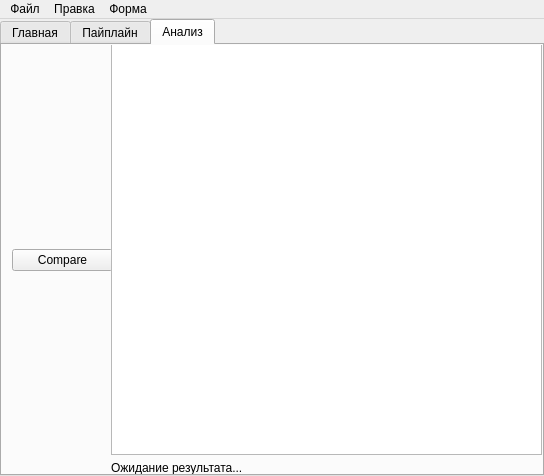
<?xml version="1.0" encoding="UTF-8"?>
<ui version="4.0">
 <class>MainWindow</class>
 <widget class="QMainWindow" name="MainWindow">
  <property name="geometry">
   <rect>
    <x>0</x>
    <y>0</y>
    <width>544</width>
    <height>476</height>
   </rect>
  </property>
  <property name="sizePolicy">
   <sizepolicy hsizetype="Expanding" vsizetype="Expanding">
    <horstretch>0</horstretch>
    <verstretch>0</verstretch>
   </sizepolicy>
  </property>
  <property name="windowTitle">
   <string>ECSMS</string>
  </property>
  <property name="windowIcon">
   <iconset resource="resource.qrc">
    <normaloff>:/e.ico</normaloff>:/e.ico</iconset>
  </property>
  <widget class="QWidget" name="centralwidget">
   <layout class="QGridLayout" name="gridLayout_4">
    <property name="leftMargin">
     <number>0</number>
    </property>
    <property name="topMargin">
     <number>0</number>
    </property>
    <property name="rightMargin">
     <number>0</number>
    </property>
    <property name="bottomMargin">
     <number>0</number>
    </property>
    <property name="spacing">
     <number>0</number>
    </property>
    <item row="0" column="0">
     <widget class="QTabWidget" name="tabWidget">
      <property name="currentIndex">
       <number>2</number>
      </property>
      <widget class="QWidget" name="tab_0">
       <attribute name="title">
        <string>Главная</string>
       </attribute>
       <layout class="QGridLayout" name="gridLayout">
        <property name="leftMargin">
         <number>0</number>
        </property>
        <property name="topMargin">
         <number>0</number>
        </property>
        <property name="rightMargin">
         <number>0</number>
        </property>
        <property name="bottomMargin">
         <number>0</number>
        </property>
        <property name="spacing">
         <number>0</number>
        </property>
        <item row="0" column="0">
         <widget class="QSplitter" name="splitter_3">
          <property name="orientation">
           <enum>Qt::Vertical</enum>
          </property>
          <property name="handleWidth">
           <number>0</number>
          </property>
          <widget class="QSplitter" name="splitter">
           <property name="sizePolicy">
            <sizepolicy hsizetype="Expanding" vsizetype="Expanding">
             <horstretch>0</horstretch>
             <verstretch>0</verstretch>
            </sizepolicy>
           </property>
           <property name="orientation">
            <enum>Qt::Horizontal</enum>
           </property>
           <property name="handleWidth">
            <number>0</number>
           </property>
           <property name="childrenCollapsible">
            <bool>false</bool>
           </property>
           <widget class="QWidget" name="layoutWidget">
            <layout class="QVBoxLayout" name="verticalLayout">
             <property name="spacing">
              <number>0</number>
             </property>
             <item>
              <layout class="QHBoxLayout" name="horizontalLayout" stretch="0,0,0">
               <property name="spacing">
                <number>10</number>
               </property>
               <property name="sizeConstraint">
                <enum>QLayout::SetDefaultConstraint</enum>
               </property>
               <item>
                <widget class="QPushButton" name="pushButton_plus_tree">
                 <property name="enabled">
                  <bool>true</bool>
                 </property>
                 <property name="font">
                  <font>
                   <pointsize>10</pointsize>
                  </font>
                 </property>
                 <property name="text">
                  <string>+</string>
                 </property>
                </widget>
               </item>
               <item>
                <widget class="QPushButton" name="pushButton_minus_tree">
                 <property name="enabled">
                  <bool>false</bool>
                 </property>
                 <property name="font">
                  <font>
                   <pointsize>10</pointsize>
                  </font>
                 </property>
                 <property name="text">
                  <string>—</string>
                 </property>
                </widget>
               </item>
               <item>
                <widget class="QPushButton" name="pushButton_new_child_row_tree">
                 <property name="enabled">
                  <bool>false</bool>
                 </property>
                 <property name="font">
                  <font>
                   <pointsize>10</pointsize>
                  </font>
                 </property>
                 <property name="text">
                  <string>⤷</string>
                 </property>
                </widget>
               </item>
              </layout>
             </item>
             <item>
              <widget class="QTreeView" name="treeView">
               <property name="sizePolicy">
                <sizepolicy hsizetype="Expanding" vsizetype="Expanding">
                 <horstretch>1</horstretch>
                 <verstretch>3</verstretch>
                </sizepolicy>
               </property>
               <property name="horizontalScrollBarPolicy">
                <enum>Qt::ScrollBarAsNeeded</enum>
               </property>
               <property name="sizeAdjustPolicy">
                <enum>QAbstractScrollArea::AdjustToContents</enum>
               </property>
               <attribute name="headerVisible">
                <bool>false</bool>
               </attribute>
              </widget>
             </item>
            </layout>
           </widget>
           <widget class="QWidget" name="gridLayoutWidget">
            <layout class="QGridLayout" name="gridLayout_2">
             <property name="spacing">
              <number>0</number>
             </property>
            </layout>
           </widget>
          </widget>
          <widget class="QSplitter" name="splitter_2">
           <property name="orientation">
            <enum>Qt::Horizontal</enum>
           </property>
           <property name="handleWidth">
            <number>0</number>
           </property>
           <widget class="QWidget" name="layoutWidget">
            <layout class="QVBoxLayout" name="verticalLayout_2" stretch="0,0">
             <property name="spacing">
              <number>0</number>
             </property>
             <item>
              <layout class="QHBoxLayout" name="horizontalLayout_2" stretch="0,0">
               <property name="spacing">
                <number>10</number>
               </property>
               <item>
                <widget class="QPushButton" name="pushButton_plus_table">
                 <property name="enabled">
                  <bool>false</bool>
                 </property>
                 <property name="font">
                  <font>
                   <pointsize>10</pointsize>
                  </font>
                 </property>
                 <property name="text">
                  <string>+</string>
                 </property>
                </widget>
               </item>
               <item>
                <widget class="QPushButton" name="pushButton_minus_table">
                 <property name="enabled">
                  <bool>false</bool>
                 </property>
                 <property name="font">
                  <font>
                   <pointsize>10</pointsize>
                  </font>
                 </property>
                 <property name="text">
                  <string>—</string>
                 </property>
                </widget>
               </item>
              </layout>
             </item>
             <item>
              <widget class="QTableView" name="tableView">
               <property name="sizePolicy">
                <sizepolicy hsizetype="Expanding" vsizetype="Expanding">
                 <horstretch>0</horstretch>
                 <verstretch>0</verstretch>
                </sizepolicy>
               </property>
               <property name="selectionMode">
                <enum>QAbstractItemView::SingleSelection</enum>
               </property>
               <property name="selectionBehavior">
                <enum>QAbstractItemView::SelectRows</enum>
               </property>
               <attribute name="horizontalHeaderCascadingSectionResizes">
                <bool>false</bool>
               </attribute>
               <attribute name="horizontalHeaderMinimumSectionSize">
                <number>50</number>
               </attribute>
               <attribute name="horizontalHeaderStretchLastSection">
                <bool>true</bool>
               </attribute>
               <attribute name="verticalHeaderVisible">
                <bool>false</bool>
               </attribute>
              </widget>
             </item>
            </layout>
           </widget>
           <widget class="QWidget" name="layoutWidget">
            <layout class="QVBoxLayout" name="verticalLayout_3">
             <property name="spacing">
              <number>0</number>
             </property>
             <item>
              <widget class="QTextEdit" name="consoleOutput">
               <property name="enabled">
                <bool>true</bool>
               </property>
               <property name="readOnly">
                <bool>true</bool>
               </property>
              </widget>
             </item>
             <item>
              <widget class="QLineEdit" name="consoleInput"/>
             </item>
            </layout>
           </widget>
          </widget>
         </widget>
        </item>
       </layout>
      </widget>
      <widget class="QWidget" name="tab_1">
       <attribute name="title">
        <string>Пайплайн</string>
       </attribute>
       <layout class="QGridLayout" name="gridLayout_3">
        <property name="leftMargin">
         <number>0</number>
        </property>
        <property name="topMargin">
         <number>0</number>
        </property>
        <property name="rightMargin">
         <number>0</number>
        </property>
        <property name="bottomMargin">
         <number>0</number>
        </property>
        <property name="spacing">
         <number>0</number>
        </property>
        <item row="0" column="0">
         <widget class="QSplitter" name="splitter_5">
          <property name="orientation">
           <enum>Qt::Vertical</enum>
          </property>
          <property name="handleWidth">
           <number>0</number>
          </property>
          <widget class="QSplitter" name="splitter_4">
           <property name="orientation">
            <enum>Qt::Horizontal</enum>
           </property>
           <property name="handleWidth">
            <number>0</number>
           </property>
           <property name="childrenCollapsible">
            <bool>false</bool>
           </property>
           <widget class="QListView" name="listView">
            <property name="sizePolicy">
             <sizepolicy hsizetype="Expanding" vsizetype="Expanding">
              <horstretch>1</horstretch>
              <verstretch>1</verstretch>
             </sizepolicy>
            </property>
           </widget>
           <widget class="QScrollArea" name="scrollArea">
            <property name="sizePolicy">
             <sizepolicy hsizetype="Expanding" vsizetype="Expanding">
              <horstretch>200</horstretch>
              <verstretch>0</verstretch>
             </sizepolicy>
            </property>
            <property name="widgetResizable">
             <bool>true</bool>
            </property>
            <widget class="BlockFieldWidget" name="blockFieldWidget">
             <property name="geometry">
              <rect>
               <x>0</x>
               <y>0</y>
               <width>234</width>
               <height>201</height>
              </rect>
             </property>
             <property name="sizePolicy">
              <sizepolicy hsizetype="Expanding" vsizetype="Expanding">
               <horstretch>200</horstretch>
               <verstretch>0</verstretch>
              </sizepolicy>
             </property>
            </widget>
           </widget>
          </widget>
          <widget class="QWidget" name="layoutWidget">
           <layout class="QHBoxLayout" name="horizontalLayout_3">
            <item>
             <layout class="QVBoxLayout" name="verticalLayout_4">
              <property name="spacing">
               <number>0</number>
              </property>
              <item>
               <widget class="QTextEdit" name="consoleOutput_2">
                <property name="enabled">
                 <bool>true</bool>
                </property>
                <property name="undoRedoEnabled">
                 <bool>false</bool>
                </property>
                <property name="readOnly">
                 <bool>true</bool>
                </property>
               </widget>
              </item>
              <item>
               <widget class="QLineEdit" name="consoleInput_2"/>
              </item>
             </layout>
            </item>
            <item>
             <widget class="QPushButton" name="pushButton_startPipeline">
              <property name="sizePolicy">
               <sizepolicy hsizetype="Minimum" vsizetype="Fixed">
                <horstretch>0</horstretch>
                <verstretch>0</verstretch>
               </sizepolicy>
              </property>
              <property name="text">
               <string>▶</string>
              </property>
             </widget>
            </item>
            <item>
             <widget class="QPushButton" name="pushButton_stopPipeline">
              <property name="enabled">
               <bool>false</bool>
              </property>
              <property name="text">
               <string>STOP</string>
              </property>
             </widget>
            </item>
           </layout>
          </widget>
         </widget>
        </item>
       </layout>
      </widget>
      <widget class="QWidget" name="tab_2">
       <attribute name="title">
        <string>Анализ</string>
       </attribute>
       <widget class="QWidget" name="horizontalLayoutWidget">
        <property name="geometry">
         <rect>
          <x>10</x>
          <y>0</y>
          <width>101</width>
          <height>431</height>
         </rect>
        </property>
        <layout class="QHBoxLayout" name="horizontalLayout_4">
         <item>
          <widget class="QPushButton" name="comparebutton">
           <property name="text">
            <string>Compare</string>
           </property>
          </widget>
         </item>
        </layout>
       </widget>
       <widget class="QWidget" name="gridLayoutWidget_2">
        <property name="geometry">
         <rect>
          <x>109</x>
          <y>-1</y>
          <width>431</width>
          <height>431</height>
         </rect>
        </property>
        <layout class="QGridLayout" name="gridLayout_5">
         <item row="0" column="0">
          <widget class="QChartView" name="graphicsView"/>
         </item>
         <item row="1" column="0">
          <widget class="QLabel" name="result">
           <property name="text">
            <string>Ожидание результата...</string>
           </property>
          </widget>
         </item>
        </layout>
       </widget>
      </widget>
     </widget>
    </item>
   </layout>
  </widget>
  <widget class="QMenuBar" name="menubar">
   <property name="geometry">
    <rect>
     <x>0</x>
     <y>0</y>
     <width>544</width>
     <height>21</height>
    </rect>
   </property>
   <widget class="QMenu" name="menuFile">
    <property name="title">
     <string>Файл</string>
    </property>
    <addaction name="actionNewFile"/>
    <addaction name="actionOpen"/>
    <addaction name="actionSave"/>
    <addaction name="actionSaveAs"/>
   </widget>
   <widget class="QMenu" name="menuEdit">
    <property name="title">
     <string>Правка</string>
    </property>
    <addaction name="actionUndo"/>
    <addaction name="actionRedo"/>
   </widget>
   <widget class="QMenu" name="menuView">
    <property name="title">
     <string>Форма</string>
    </property>
    <addaction name="actionGoToFirstBlock"/>
    <addaction name="actionGoToNextBlock"/>
   </widget>
   <addaction name="menuFile"/>
   <addaction name="menuEdit"/>
   <addaction name="menuView"/>
  </widget>
  <action name="actionOpen">
   <property name="checkable">
    <bool>true</bool>
   </property>
   <property name="enabled">
    <bool>true</bool>
   </property>
   <property name="icon">
    <iconset resource="resource.qrc">
     <normaloff>:/folder.ico</normaloff>:/folder.ico</iconset>
   </property>
   <property name="text">
    <string>Открыть...</string>
   </property>
  </action>
  <action name="actionSave">
   <property name="checkable">
    <bool>true</bool>
   </property>
   <property name="icon">
    <iconset resource="resource.qrc">
     <normaloff>:/save.ico</normaloff>:/save.ico</iconset>
   </property>
   <property name="text">
    <string>Сохранить</string>
   </property>
  </action>
  <action name="actionNewFile">
   <property name="checkable">
    <bool>true</bool>
   </property>
   <property name="icon">
    <iconset resource="resource.qrc">
     <normaloff>:/file.ico</normaloff>:/file.ico</iconset>
   </property>
   <property name="text">
    <string>Создать</string>
   </property>
  </action>
  <action name="actionUndo">
   <property name="checkable">
    <bool>true</bool>
   </property>
   <property name="icon">
    <iconset resource="resource.qrc">
     <normaloff>:/left.ico</normaloff>:/left.ico</iconset>
   </property>
   <property name="text">
    <string>Отменить</string>
   </property>
  </action>
  <action name="actionRedo">
   <property name="checkable">
    <bool>true</bool>
   </property>
   <property name="icon">
    <iconset resource="resource.qrc">
     <normaloff>:/right.ico</normaloff>:/right.ico</iconset>
   </property>
   <property name="text">
    <string>Повторить</string>
   </property>
  </action>
  <action name="actionGoToFirstBlock">
   <property name="checkable">
    <bool>true</bool>
   </property>
   <property name="icon">
    <iconset resource="resource.qrc">
     <normaloff>:/magnifier.ico</normaloff>:/magnifier.ico</iconset>
   </property>
   <property name="text">
    <string>Перейти к первому блоку</string>
   </property>
   <property name="toolTip">
    <string>Go to blocks</string>
   </property>
  </action>
  <action name="actionGoToNextBlock">
   <property name="checkable">
    <bool>true</bool>
   </property>
   <property name="icon">
    <iconset resource="resource.qrc">
     <normaloff>:/magnifier.ico</normaloff>:/magnifier.ico</iconset>
   </property>
   <property name="text">
    <string>Перейти к следующему блоку</string>
   </property>
  </action>
  <action name="actionSaveAs">
   <property name="checkable">
    <bool>true</bool>
   </property>
   <property name="icon">
    <iconset resource="resource.qrc">
     <normaloff>:/save.ico</normaloff>:/save.ico</iconset>
   </property>
   <property name="text">
    <string>Сохранить файл как...</string>
   </property>
  </action>
 </widget>
 <customwidgets>
  <customwidget>
   <class>BlockFieldWidget</class>
   <extends>QWidget</extends>
   <header>widgets/blockfieldwidget.h</header>
   <container>1</container>
  </customwidget>
  <customwidget>
   <class>QChartView</class>
   <extends>QGraphicsView</extends>
   <header>QtCharts</header>
  </customwidget>
 </customwidgets>
 <resources>
  <include location="resource.qrc"/>
 </resources>
 <connections/>
</ui>
